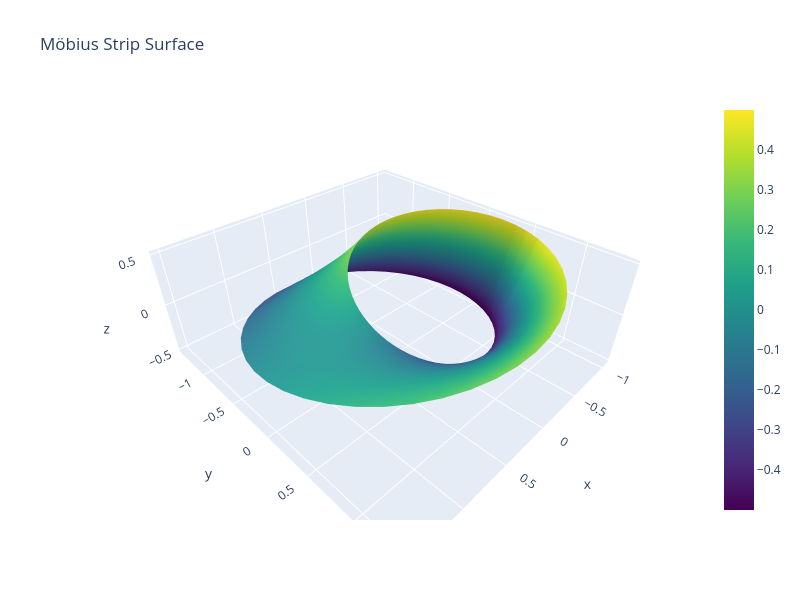

Notebook code cell kept with this figure:
### Code cell
import plotly.graph_objects as go

fig = go.Figure(
    data=go.Surface(
        x=mobius_x,
        y=mobius_y,
        z=mobius_z,
        colorscale="Viridis"
    )
)

fig.update_layout(
    title="Möbius Strip Surface",
    width=800,
    height=600
)

fig.show()

### Figure 1 — Plotly figure (JSON) as saved in the notebook; plotly's stock layout.template omitted (floating-point values rounded to 4 significant figures; data arrays with more than 128 entries replaced by an {"elided": "..."} marker saying what was removed)
{"data": [{"colorscale": [[0, "#440154"], [0.1111, "#482878"], [0.2222, "#3e4989"], [0.3333, "#31688e"], [0.4444, "#26828e"], [0.5556, "#1f9e89"], [0.6667, "#35b779"], [0.7778, "#6ece58"], [0.8889, "#b5de2b"], [1, "#fde725"]], "type": "surface", "x": {"elided": "50x50 float values"}, "y": {"elided": "50x50 float values"}, "z": {"elided": "50x50 float values"}}], "layout": {"height": 600, "title": {"text": "Möbius Strip Surface"}, "width": 800}}
